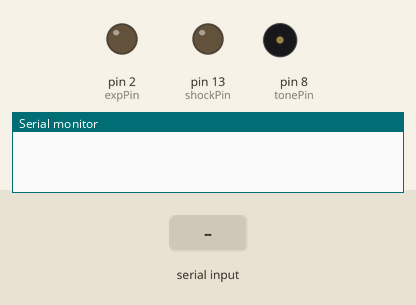
A sketch run on a simulated Arduino Uno, built with avr-gcc and run on an emulated ATmega328P. Parts: output pins drawn as LEDs (lit = HIGH), buzzer (waves = sounding), the last lines printed to the serial monitor. The inputs (shaded band) are chosen by the test bench.

Above: at 1.2 s.
1.3 s: "S90\n" received over Serial
At 1.7 s:
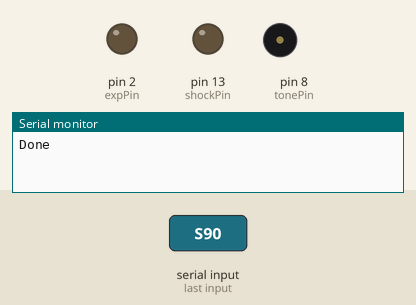
2.9 s: "T90\n" received over Serial
At 2.92 s:
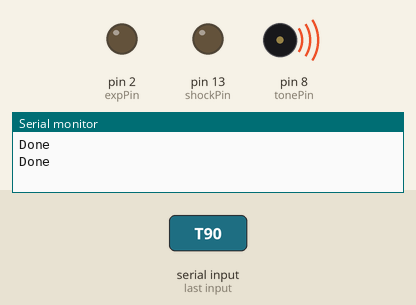
4.5 s: "A90\n" received over Serial
At 5.3 s:
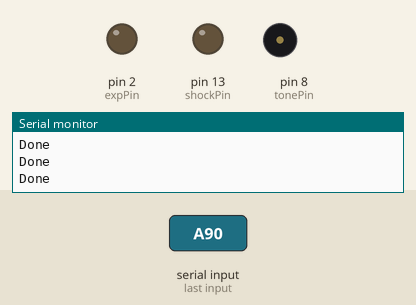
6.1 s: "D90\n" received over Serial
At 7.3 s:
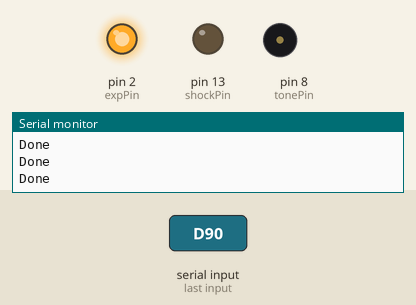
7.6 s: "S90\n" received over Serial
At 8.8 s:
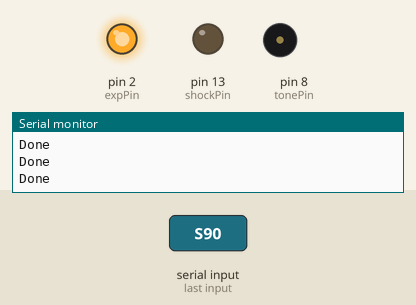
9.2 s: "F" received over Serial
At 9.7 s:
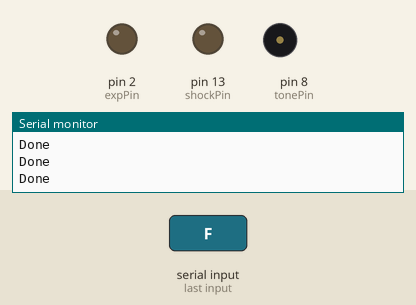
Timing chart, 0 to 11.7 s (numbered marks = the images above; inputs shaded):
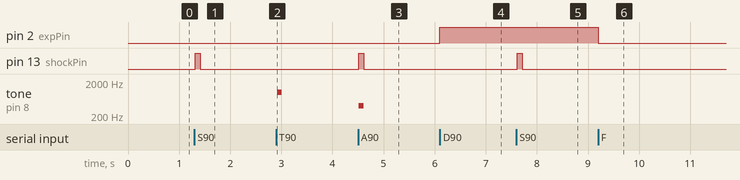

The sketch:

Shocker.ino
```cpp
const int shockPin = 13; // the pin that the LED is attached to
const int tonePin = 8;
const int expPin = 2;
int incomingByte;      // a variable to read incoming serial data into
String r;
long t;

void setup() {
  // initialize serial communication:
  Serial.begin(9600);
  Serial.setTimeout(15);
  // initialize the LED pin as an output:
  pinMode(shockPin, OUTPUT);
  pinMode(tonePin, OUTPUT);
  pinMode(expPin, OUTPUT);
  digitalWrite(expPin,LOW);
//  Bipbip for init useless (GG)
//  tone(8,400,200);
//  delay(200);
//  tone(8,400,200);
}

void loop() {
  // see if there's incoming serial data:
  if (Serial.available() > 0) {
    // read the oldest byte in the serial buffer:
    incomingByte = Serial.read();

    // Send pulse depending on what information was sent by the Python program
    if (incomingByte == 'S'){
      t = 0;
      while(t == 0){
        r = Serial.readString();
        t = r.toInt();
      }

      digitalWrite(shockPin, HIGH);
      delay(t);
      digitalWrite(shockPin,LOW);
      Serial.println("Done");
    }

    if (incomingByte == 'T'){

      t = 0;
      while(t == 0){
        r = Serial.readString();
        t = r.toInt();
      }
      tone(8,1000,t);
      Serial.println("Done");
    }

    if (incomingByte == 'A'){
      t = 0;
      while(t == 0){
        r = Serial.readString();
        t = r.toInt();
      }

      tone(8,400,t);
      digitalWrite(shockPin, HIGH);
      delay(t);
      digitalWrite(shockPin,LOW);
      Serial.println("Done");
    }
    if (incomingByte == 'W'){
      t = 0;
      while(t == 0){
        r = Serial.readString();
        t = r.toInt();
      }
      delay(t);
      Serial.println("Done");
    }

    if (incomingByte == 'D'){
      digitalWrite(expPin,HIGH);
      Serial.println("Done");
    }

    if (incomingByte == 'F'){
      digitalWrite(expPin,LOW);
      Serial.println("Done");
    }
  }
}
```

Measured:
- after the input at 1.3 s, pin 13 (shockPin): LOW → HIGH at once, → LOW 0.09 s later
- after the input at 2.9 s, tone on pin 8 (tonePin): silent → 1000 Hz at once, → silent 0.09 s later
- after the input at 4.5 s, pin 13 (shockPin): LOW → HIGH at once, → LOW 0.09 s later; tone on pin 8 (tonePin): silent → 400 Hz at once, → silent 0.09 s later
- after the input at 6.1 s, pin 2 (expPin): LOW → HIGH at once
- after the input at 7.6 s, pin 13 (shockPin): LOW → HIGH at once, → LOW 0.09 s later
- after the input at 9.2 s, pin 2 (expPin): HIGH → LOW at once
